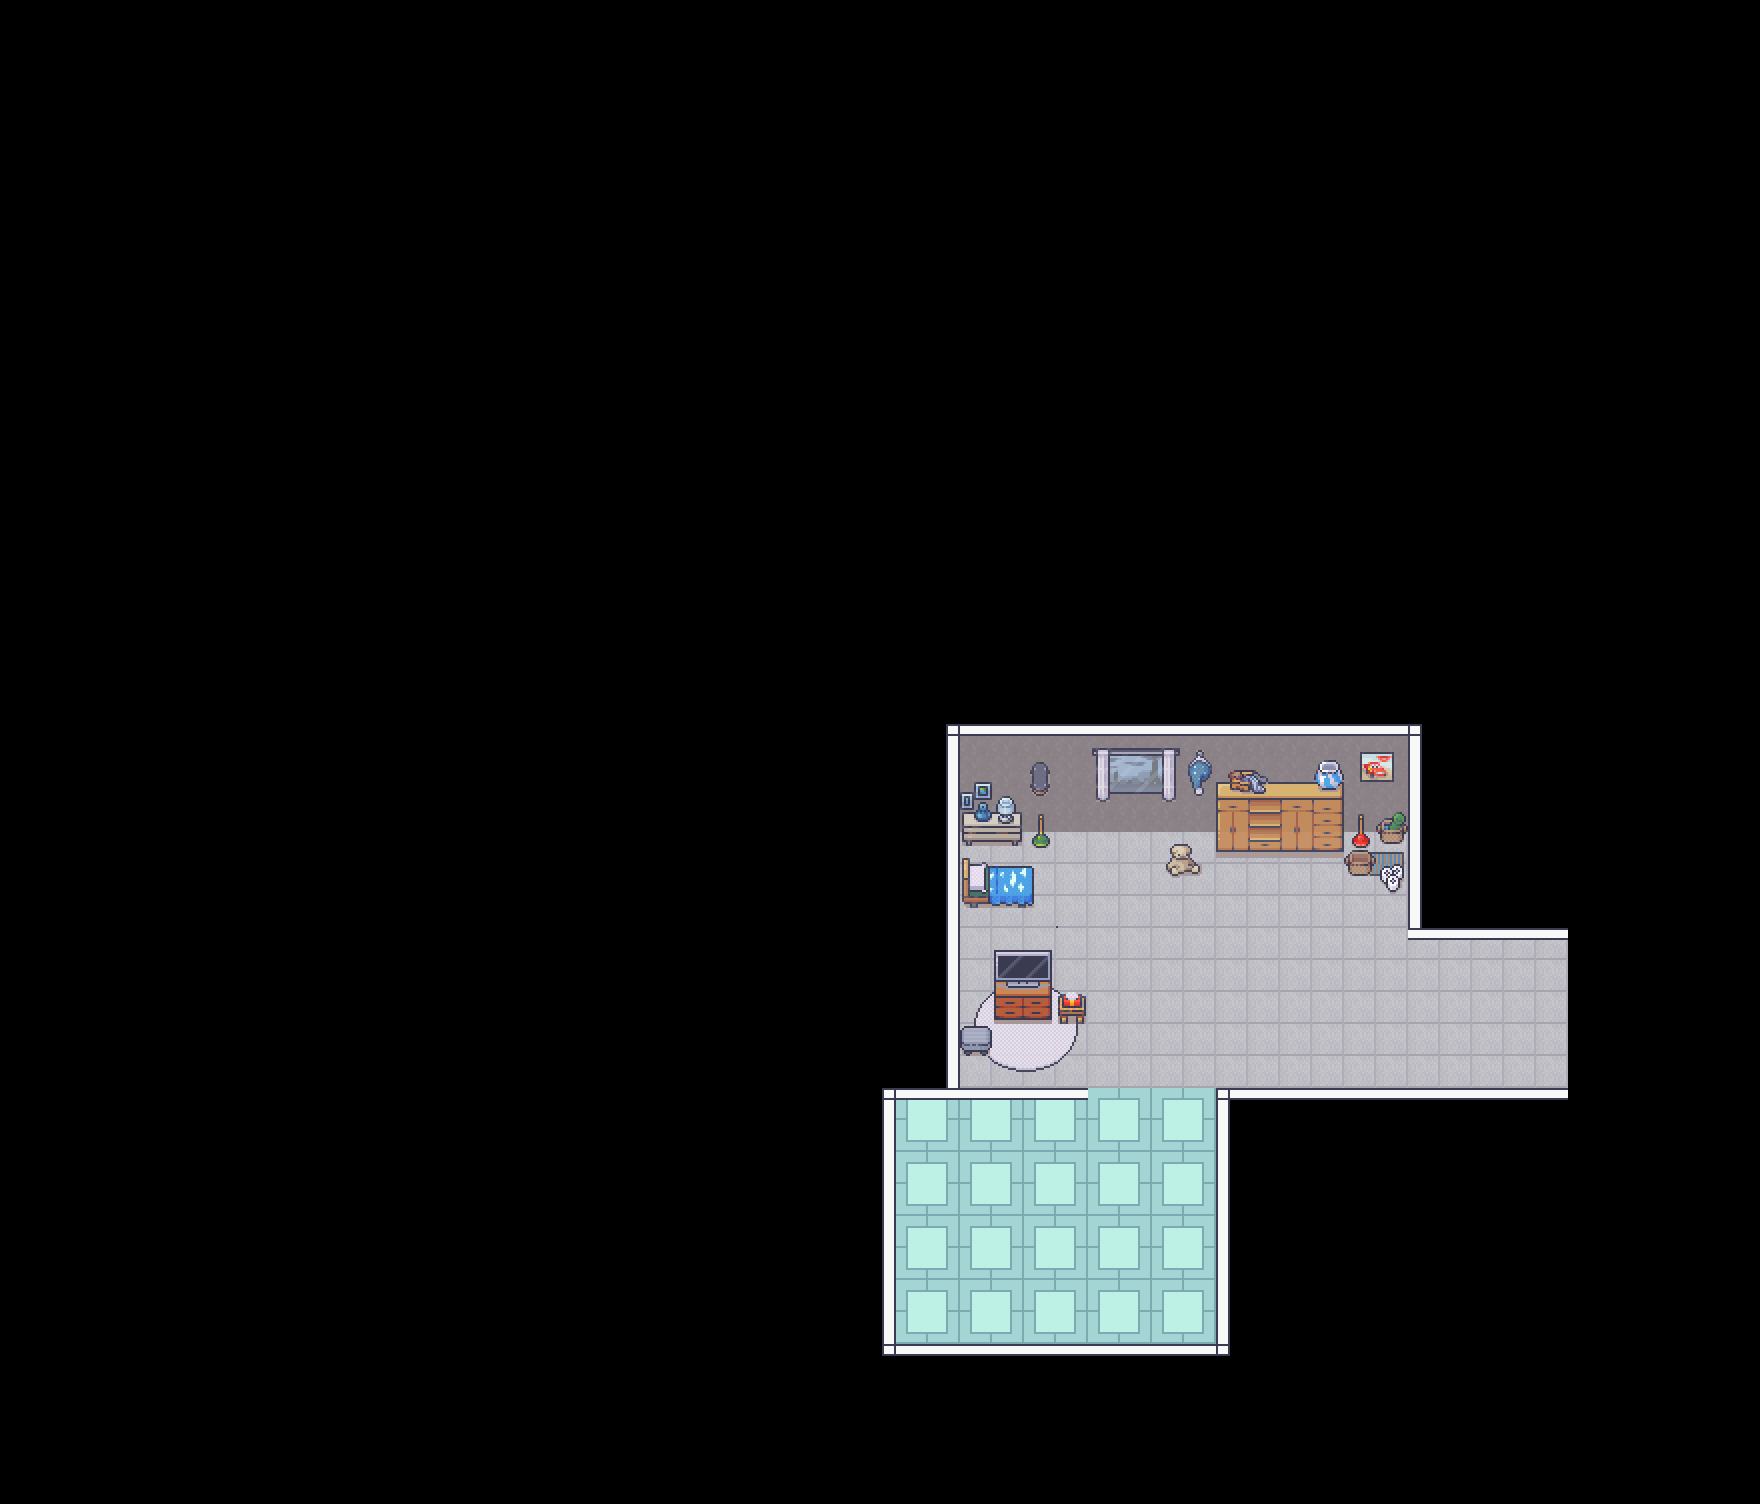

A 2D game scene composited from a Tiled map and its tileset images. What follows is a short description and the map's XML, with each tile layer's data collapsed to a summary:
An orthogonal 55x47 tile map with 32x32 px tiles, 6 tile layers (BaseLayer, BorderLayer, BorderLayer2, ItemLayer, ...), 7 tilesets and 1 object (roomspawn).

<map version="1.10" tiledversion="1.11.2" orientation="orthogonal" renderorder="right-down" width="55" height="47" tilewidth="32" tileheight="32" infinite="0" nextlayerid="16" nextobjectid="9">
 <editorsettings>
  <export target="room32x32.tmj" format="json" />
 </editorsettings>
 <tileset firstgid="1" name="Room_Builder_32x32" tilewidth="32" tileheight="32" tilecount="8284" columns="76">
  <image source="3_roombuilder.png" width="2432" height="3488" />
 </tileset>
 <tileset firstgid="8285" name="1_gatherdeco1" tilewidth="32" tileheight="32" tilecount="3960" columns="36">
  <image source="1_gatherdeco1.png" width="1152" height="3545" />
 </tileset>
 <tileset firstgid="12245" name="4_bedroom" tilewidth="32" tileheight="32" tilecount="1712" columns="16">
  <image source="4_bedroom.png" width="512" height="3424" />
 </tileset>
 <tileset firstgid="13957" name="2_gatherdeco2" tilewidth="32" tileheight="32" tilecount="3996" columns="36">
  <image source="2_gatherdeco2.png" width="1152" height="3560" />
 </tileset>
 <tileset firstgid="17953" name="5_bathroom" tilewidth="32" tileheight="32" tilecount="896" columns="16">
  <image source="5_bathroom.png" width="512" height="1792" />
 </tileset>
 <tileset firstgid="18849" name="6_kitchen" tilewidth="32" tileheight="32" tilecount="784" columns="16">
  <image source="6_kitchen.png" width="512" height="1568" />
 </tileset>
 <tileset firstgid="19633" name="7_livingroom" tilewidth="32" tileheight="32" tilecount="720" columns="16">
  <image source="7_livingroom.png" width="512" height="1440" />
 </tileset>
 <layer id="1" name="BaseLayer" width="55" height="47">
  <data>[2585 cells, 231 non-empty, 5 distinct tile ids]</data>
 </layer>
 <objectgroup id="11" name="Object">
  <object id="7" name="roomspawn" x="1076" y="893.667">
   <point />
  </object>
 </objectgroup>
 <layer id="6" name="BorderLayer" width="55" height="47">
  <data>[2585 cells, 126 non-empty, 7 distinct tile ids]</data>
 </layer>
 <layer id="7" name="BorderLayer2" width="55" height="47">
  <data>[2585 cells, 1 non-empty, 1 distinct tile ids]</data>
 </layer>
 <layer id="5" name="ItemLayer" width="55" height="47" opacity="0.9">
  <data>[2585 cells, 62 non-empty, 61 distinct tile ids]</data>
 </layer>
 <layer id="3" name="ItemLayer2" width="55" height="47">
  <data>[2585 cells, 19 non-empty, 19 distinct tile ids]</data>
 </layer>
 <layer id="15" name="ItemLayer3" width="55" height="47">
  <data>[2585 cells, 27 non-empty, 27 distinct tile ids]</data>
 </layer>
</map>
